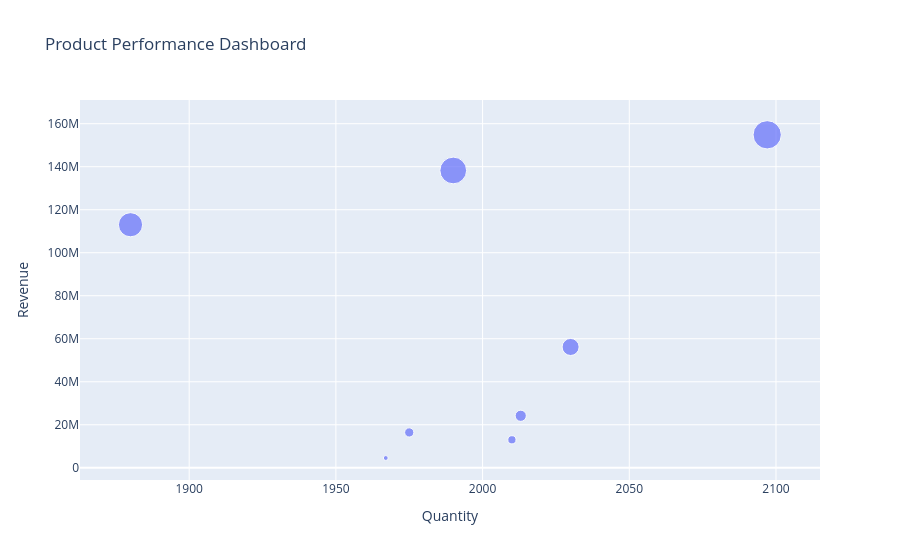

Write notebook code for a chart like this one.
### Code cell
product_df = (
    df.groupby("Product")
      .agg({
          "Revenue":"sum",
          "Quantity":"sum"
      })
      .reset_index()
)

fig = px.scatter(
    product_df,
    x="Quantity",
    y="Revenue",
    size="Revenue",
    hover_name="Product",
    title="Product Performance Dashboard"
)

fig.show()

### Figure 1 — Plotly figure (JSON) as saved in the notebook; plotly's stock layout.template omitted (floating-point values rounded to 4 significant figures)
{"data": [{"hovertemplate": "<b>%{hovertext}</b><br><br>Quantity=%{x}<br>Revenue=%{marker.size}<extra></extra>", "hovertext": ["Apple iPhone 15", "IKEA Study Table", "Levi's Jeans", "Nike Air Max", "OnePlus 12", "Philips Air Fryer", "Samsung Galaxy S24", "Sony WH-1000XM5"], "legendgroup": "", "marker": {"color": "#636efa", "size": [154800000.0, 24180000.0, 4541000.0, 13000000.0, 113000000.0, 16430000.0, 138300000.0, 56170000.0], "sizemode": "area", "sizeref": 387100.0, "symbol": "circle"}, "mode": "markers", "name": "", "orientation": "v", "showlegend": false, "type": "scatter", "x": [2097, 2013, 1967, 2010, 1880, 1975, 1990, 2030], "xaxis": "x", "y": [154800000.0, 24180000.0, 4541000.0, 13000000.0, 113000000.0, 16430000.0, 138300000.0, 56170000.0], "yaxis": "y"}], "layout": {"legend": {"itemsizing": "constant", "tracegroupgap": 0}, "title": {"text": "Product Performance Dashboard"}, "xaxis": {"anchor": "y", "domain": [0, 1], "title": {"text": "Quantity"}}, "yaxis": {"anchor": "x", "domain": [0, 1], "title": {"text": "Revenue"}}}}
